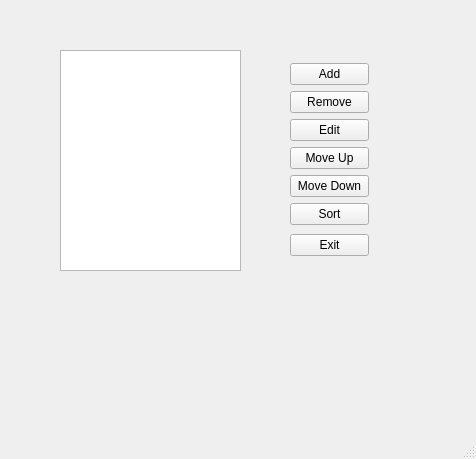
<?xml version="1.0" encoding="UTF-8"?>
<ui version="4.0">
 <class>MainWindow</class>
 <widget class="QMainWindow" name="MainWindow">
  <property name="geometry">
   <rect>
    <x>0</x>
    <y>0</y>
    <width>476</width>
    <height>459</height>
   </rect>
  </property>
  <property name="windowTitle">
   <string>MainWindow</string>
  </property>
  <widget class="QWidget" name="centralwidget">
   <widget class="QListWidget" name="listWidget">
    <property name="geometry">
     <rect>
      <x>60</x>
      <y>50</y>
      <width>181</width>
      <height>221</height>
     </rect>
    </property>
   </widget>
   <widget class="QWidget" name="">
    <property name="geometry">
     <rect>
      <x>290</x>
      <y>60</y>
      <width>79</width>
      <height>201</height>
     </rect>
    </property>
    <layout class="QVBoxLayout" name="verticalLayout_2">
     <item>
      <layout class="QVBoxLayout" name="verticalLayout">
       <item>
        <widget class="QPushButton" name="btn_add">
         <property name="text">
          <string>Add</string>
         </property>
        </widget>
       </item>
       <item>
        <widget class="QPushButton" name="btn_remove">
         <property name="text">
          <string>Remove</string>
         </property>
        </widget>
       </item>
       <item>
        <widget class="QPushButton" name="btn_edit">
         <property name="text">
          <string>Edit</string>
         </property>
        </widget>
       </item>
       <item>
        <widget class="QPushButton" name="btn_up">
         <property name="text">
          <string>Move Up</string>
         </property>
        </widget>
       </item>
       <item>
        <widget class="QPushButton" name="btn_down">
         <property name="text">
          <string>Move Down</string>
         </property>
        </widget>
       </item>
       <item>
        <widget class="QPushButton" name="btn_sort">
         <property name="text">
          <string>Sort</string>
         </property>
        </widget>
       </item>
      </layout>
     </item>
     <item>
      <widget class="QPushButton" name="btn_exit">
       <property name="text">
        <string>Exit</string>
       </property>
      </widget>
     </item>
    </layout>
   </widget>
  </widget>
  <widget class="QMenuBar" name="menubar">
   <property name="geometry">
    <rect>
     <x>0</x>
     <y>0</y>
     <width>476</width>
     <height>21</height>
    </rect>
   </property>
  </widget>
  <widget class="QStatusBar" name="statusbar"/>
 </widget>
 <resources/>
 <connections/>
</ui>
